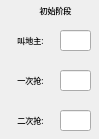
     <widget class="QWidget" name="scrollAreaWidgetContents_6">
      <property name="geometry">
       <rect>
        <x>0</x>
        <y>0</y>
        <width>99</width>
        <height>139</height>
       </rect>
      </property>
      <widget class="QLabel" name="bid_label_1">
       <property name="geometry">
        <rect>
         <x>10</x>
         <y>30</y>
         <width>41</width>
         <height>21</height>
        </rect>
       </property>
       <property name="font">
        <font>
         <family>微软雅黑</family>
         <pointsize>6</pointsize>
         <weight>50</weight>
         <italic>false</italic>
         <bold>false</bold>
        </font>
       </property>
       <property name="text">
        <string>叫地主:</string>
       </property>
       <property name="alignment">
        <set>Qt::AlignCenter</set>
       </property>
      </widget>
      <widget class="QLineEdit" name="bid_lineEdit_1">
       <property name="geometry">
        <rect>
         <x>60</x>
         <y>30</y>
         <width>31</width>
         <height>21</height>
        </rect>
       </property>
      </widget>
      <widget class="QLabel" name="bid_label_3">
       <property name="geometry">
        <rect>
         <x>10</x>
         <y>110</y>
         <width>41</width>
         <height>21</height>
        </rect>
       </property>
       <property name="font">
        <font>
         <family>微软雅黑</family>
         <pointsize>6</pointsize>
         <weight>50</weight>
         <italic>false</italic>
         <bold>false</bold>
        </font>
       </property>
       <property name="text">
        <string>二次抢:</string>
       </property>
       <property name="alignment">
        <set>Qt::AlignCenter</set>
       </property>
      </widget>
      <widget class="QLineEdit" name="bid_lineEdit_2">
       <property name="geometry">
        <rect>
         <x>60</x>
         <y>70</y>
         <width>31</width>
         <height>21</height>
        </rect>
       </property>
      </widget>
      <widget class="QLineEdit" name="bid_lineEdit_3">
       <property name="geometry">
        <rect>
         <x>60</x>
         <y>110</y>
         <width>31</width>
         <height>21</height>
        </rect>
       </property>
      </widget>
      <widget class="QLabel" name="bid_label_2">
       <property name="geometry">
        <rect>
         <x>10</x>
         <y>70</y>
         <width>41</width>
         <height>21</height>
        </rect>
       </property>
       <property name="font">
        <font>
         <family>微软雅黑</family>
         <pointsize>6</pointsize>
         <weight>50</weight>
         <italic>false</italic>
         <bold>false</bold>
        </font>
       </property>
       <property name="text">
        <string>一次抢:</string>
       </property>
       <property name="alignment">
        <set>Qt::AlignCenter</set>
       </property>
      </widget>
      <widget class="QLabel" name="bid_label_4">
       <property name="geometry">
        <rect>
         <x>10</x>
         <y>0</y>
         <width>91</width>
         <height>21</height>
        </rect>
       </property>
       <property name="font">
        <font>
         <family>微软雅黑</family>
         <pointsize>6</pointsize>
         <weight>50</weight>
         <italic>false</italic>
         <bold>false</bold>
        </font>
       </property>
       <property name="text">
        <string>初始阶段</string>
       </property>
       <property name="alignment">
        <set>Qt::AlignCenter</set>
       </property>
      </widget>
     </widget>
